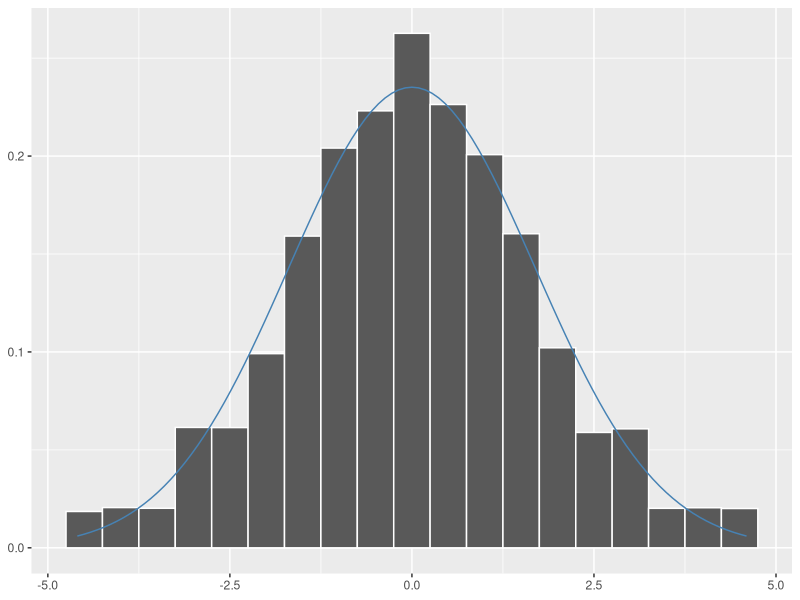

The R script that drew this image:
## ---- chunk 1
knitr::opts_chunk$set(
    echo = TRUE,
    cache = FALSE,
    error = TRUE,
    message = FALSE,
    warning = FALSE
)
options(
    digits = 3
)
suppressMessages(library(tidyverse))
## ---- chunk 2
lsim <- tibble(
    a = sample(1:99, 100000, replace = TRUE)
)
lsim <- lsim %>%
    mutate(b = 100 - a, odds = a / b, lodds = log(odds))
## ---- chunk 3
head(lsim)
## ---- chunk 4
range(lsim$odds)
range(lsim$lodds)
## ---- chunk 5
ggplot(lsim) +
    geom_histogram(aes(x = lodds, y = stat(density)), binwidth = 0.5, colour = 'white') +
    stat_function(fun = dnorm, args = list(mean = 0, sd = sd(lsim$lodds)), colour = 'steelblue') +
    labs(x=NULL, y=NULL)
## ---- chunk 6
yesno <- c('Yes', 'No')
cm <- matrix(
    c(23, 6, 117, 210),
    nrow = 2,
    dimnames = list(mutated.gene=yesno, has.cancer=yesno)
)
cm
## ---- chunk 7
(n_cancer <- margin.table(cm, margin=2))
## ---- chunk 8
(n_gene <- margin.table(cm, margin=1))
## ---- chunk 9
# first columm divided by the second column
(c_odds <- cm[,1]/cm[,2])
## ---- chunk 10
(o_ratio <- c_odds[1] / c_odds[2])
## ---- chunk 11
fisher.test(cm)
